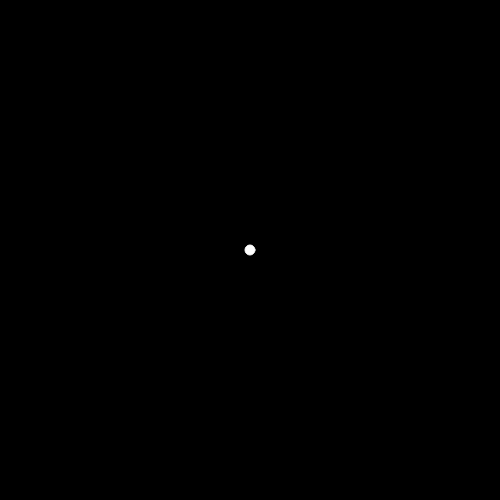
Frame 1 (no input)
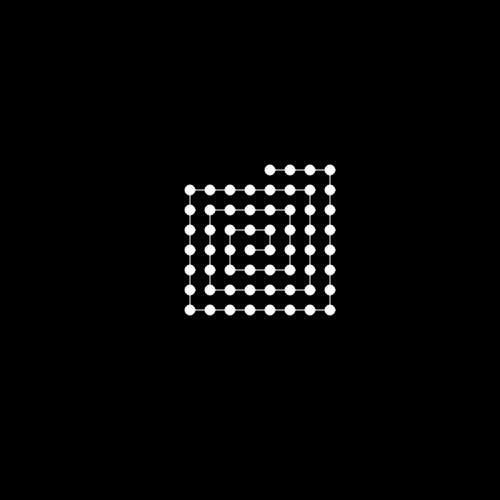
Frame 60 (no input)
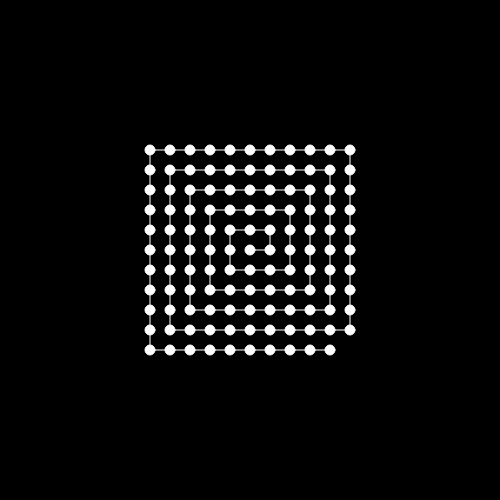
Frame 120 (the mouse pressed at the canvas centre since frame 60)

The p5.js sketch that drew these frames (run headless with seeded random() and noise() and a simulated clock; from frame 60 on, the mouse is pressed at the canvas centre):

// p5.js sketch
// ── sketch.js
let x,y;
let px,py;
let step = 1;
let numSteps = 1;
let state = 0;
let turnCounter = 1;
let stepSize = 20;
let totalSteps;

function setup() {
    createCanvas(500,500);
    textFont("Courier");
    const cols = width/stepSize;
    const rows = height/stepSize;
    totalSteps = rows*cols;
    x = width/2;
    y = height/2;
    px = x;
    py = y;
    background(0);
}

function draw() {
    fill(255);
    stroke(255);
    circle(x,y,stepSize*0.5);

    line(x,y,px,py);
    px = x;
    py = y;

    switch (state) {
        case 0:
            x += stepSize;
            break;
        case 1:
            y -= stepSize;
            break;
        case 2:
            x -= stepSize;
            break;
        case 3:
            y += stepSize;
            break;
    }

    if(step%numSteps == 0){
        state = (state+1) % 4;
        turnCounter++;
        if(turnCounter % 2 == 0){
            numSteps++;
        }
    }
    step++;

    if(step > totalSteps) {
        noLoop();
    }
}
